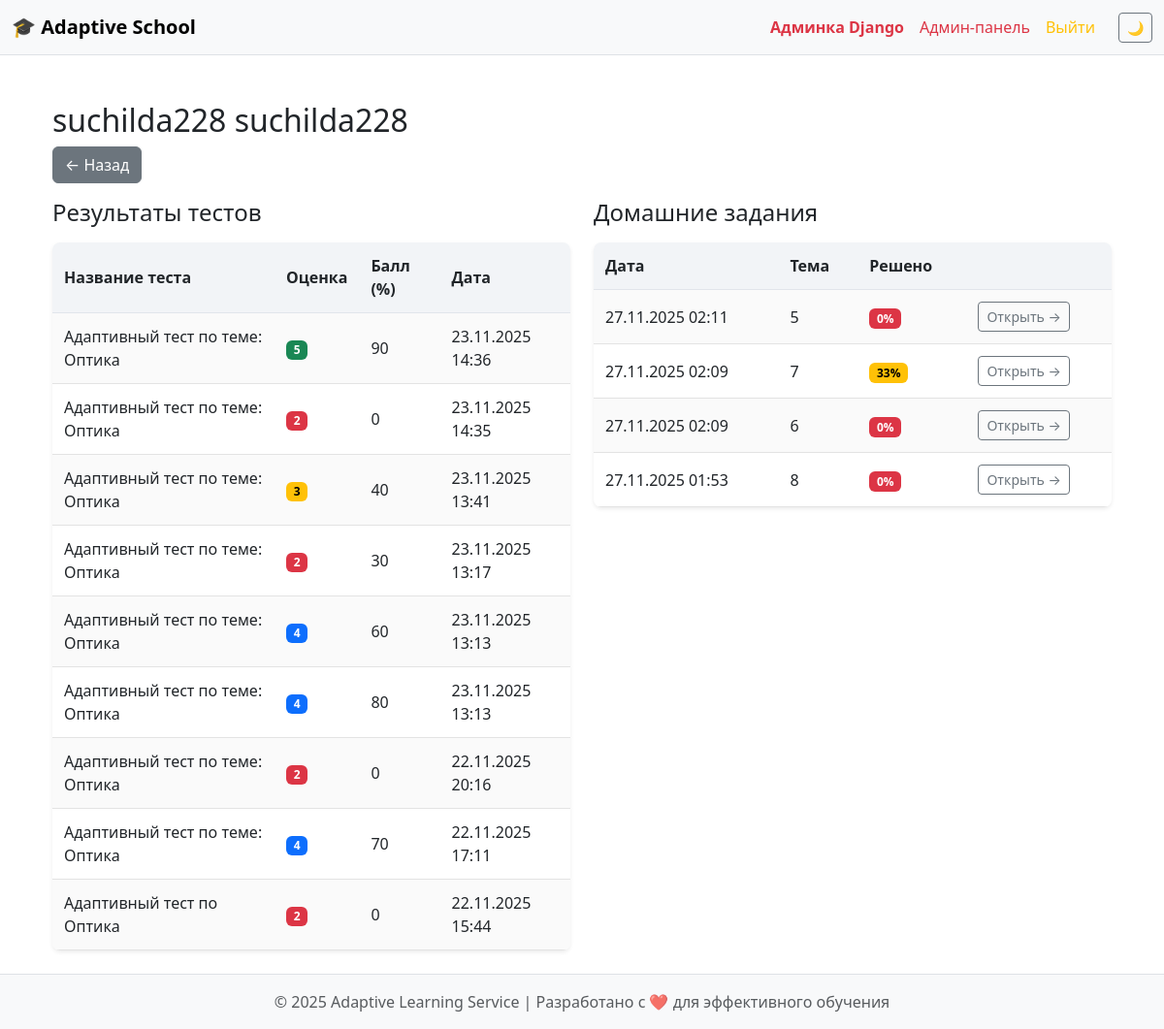
Page /teacher/student/2/ (signed in) on the earlier database version.
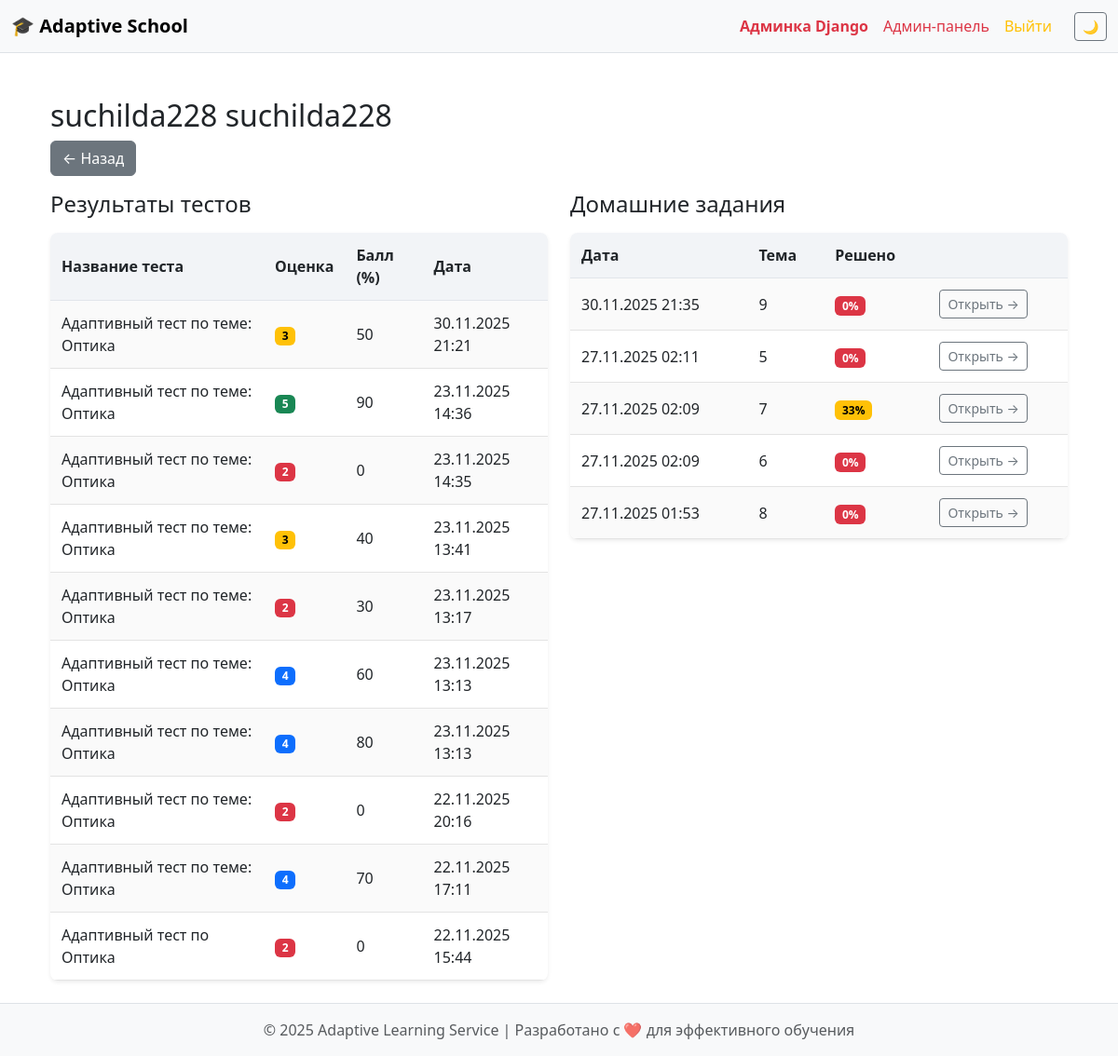
Same page on the later database version.
### school/models.py (models this page shows, shortened)
class TestResult(models.Model):
    student = models.ForeignKey(Student, on_delete=models.CASCADE)
    test = models.ForeignKey(Test, on_delete=models.CASCADE)
    assigned_topic = models.ForeignKey('AssignedTopic', on_delete=models.SET_NULL, null=True, blank=True)
    score = models.IntegerField()
    grade = models.IntegerField()
    completed_at = models.DateTimeField(auto_now_add=True)
    is_homework_generating = models.BooleanField(default=False)
    class Meta:
        verbose_name = "Результат теста"
        verbose_name_plural = "Результаты тестов"

class Test(models.Model):
    lesson = models.ForeignKey(Lesson, on_delete=models.CASCADE, related_name="tests")
    assigned_topic = models.ForeignKey('AssignedTopic', on_delete=models.SET_NULL, null=True, blank=True)
    topic = models.ForeignKey(Topic, on_delete=models.CASCADE, null=True, blank=True)
    title = models.CharField(max_length=150)
    date_available = models.DateField()
    questions = models.ManyToManyField(Question, blank=True)
    maximin_questions = models.IntegerField(default=0)
    class Meta:
        verbose_name = "Тест"
        verbose_name_plural = "Тесты"

class Homework(models.Model):
    student = models.ForeignKey(Student, on_delete=models.CASCADE, related_name="homeworks")
    topic = models.ForeignKey(AssignedTopic, on_delete=models.CASCADE, related_name="homeworks")
    test_result = models.OneToOneField(
        TestResult,
        on_delete=models.CASCADE,
        related_name="homework"
    )
    tasks_count = models.PositiveIntegerField(default=3)
    created_at = models.DateTimeField(auto_now_add=True)
    is_checked = models.BooleanField(default=False)
    deadline = models.DateTimeField(null=True, blank=True)
    class Meta:
        verbose_name = "Домашнее задание"
        verbose_name_plural = "Домашние задания"

class AssignedTopic(models.Model):
    title = models.CharField(max_length=150, blank=True)
    school_class = models.ForeignKey(SchoolClass, on_delete=models.CASCADE, related_name="assigned_topics")
    topic = models.ForeignKey(Topic, on_delete=models.CASCADE, related_name="assigned_to_classes")
    assigned_by = models.ForeignKey(Teacher, on_delete=models.CASCADE, related_name="given_topics")
    date_assigned = models.DateTimeField(auto_now_add=True)
    is_active = models.BooleanField(default=True)
    question_count = models.IntegerField(default=0)
    deadline = models.DateTimeField(null=True, blank=True)
    class Meta:
        verbose_name = "Назначенная тема"
        verbose_name_plural = "Назначенные темы"

### school/views.py (the view)
# urls.py: path("teacher/student/<int:id>/", views.teacher_student_detail, name="teacher_student_detail"),
@login_required
def teacher_student_detail(request, id):
    student = get_object_or_404(Student, id=id)
    results = TestResult.objects.filter(student=student).order_by("-completed_at")
    homeworks = Homework.objects.filter(student=student)
    hw_total = homeworks.count()
    hw_checked = homeworks.filter(is_checked=True).count()
    hw_in_progress = homeworks.filter(is_checked=False).count()
    tasks = HomeworkTask.objects.filter(homework__student=student, is_correct__isnull=False)
    if tasks.exists():
        hw_percent = round(tasks.filter(is_correct=True).count() * 100 / tasks.count())
    else:
        hw_percent = 0
    homeworks = Homework.objects.filter(student=student).order_by("-created_at")
    hw_list = []
    for hw in homeworks:
        tasks = hw.tasks.all()
        total = tasks.count()
        solved = tasks.filter(is_correct=True).count()
        percent = round(solved * 100 / total) if total else 0
        hw_list.append({
            "hw": hw,
            "total": total,
            "solved": solved,
            "percent": percent,
        })
    return render(request, "teacher_student_detail.html", {
        "student": student,
        "results": results,
        "hw_total": hw_total,
        "hw_checked": hw_checked,
        "hw_in_progress": hw_in_progress,
        "hw_percent": hw_percent,
        "hw_list": hw_list,
    })

### templates/teacher_student_detail.html (shortened to what this page needs)
{% extends "base.html" %}
{% block content %}
  <div class="container mt-4">
    <h2>{{ student.surname }} {{ student.name }}</h2>
    <a href="javascript:history.back()" class="btn btn-secondary mb-3">← Назад</a>
    <div class="row">
      <div class="col-md-6">
        <h4 class="mb-3">Результаты тестов</h4>
        {% if results %}
          <table class="custom-table table-striped shadow-sm">
            <thead>
            <tr>
              <th>Название теста</th>
              <th>Оценка</th>
              <th>Балл (%)</th>
              <th>Дата</th>
            </tr>
            </thead>
            <tbody>
            {% for r in results %}
              <tr>
                <td>{{ r.test.title }}</td>
                <td>
                <span class="badge
                  {% if r.grade == 5 %}bg-success
                  {% elif r.grade == 4 %}bg-primary
                  {% elif r.grade == 3 %}bg-warning
                  {% else %}bg-danger{% endif %}
                ">{{ r.grade }}</span>
                </td>
                <td>{{ r.score }}</td>
                <td>{{ r.completed_at|date:"d.m.Y H:i" }}</td>
              </tr>
            {% endfor %}
            </tbody>
          </table>
        {% else %}
          <p class="text-muted">У ученика пока нет результатов тестов.</p>
        {% endif %}
      </div>
      <div class="col-md-6">
        <h4 class="mb-3">Домашние задания</h4>
        {% if hw_list %}
          <table class="custom-table shadow-sm">
            <thead>
            <tr>
              <th>Дата</th>
              <th>Тема</th>
              <th>Решено</th>
              <th></th>
            </tr>
            </thead>
            <tbody>
            {% for item in hw_list %}
              <tr>
                <td>{{ item.hw.created_at|date:"d.m.Y H:i" }}</td>
                <td>{{ item.hw.topic.title }}</td>
                <td>
            <span class="badge
                  {% if item.percent >= 80 %}bg-success
                  {% elif item.percent >= 60 %}bg-primary
                  {% elif item.percent >= 30 %}bg-warning text-black
                  {% else %}bg-danger{% endif %}
                  ">
                {{ item.percent }}%
            </span>
                </td>
                <td>
                  <a href="{% url 'homework_detail' item.hw.id %}"
                     class="btn btn-sm btn-outline-secondary">
                    Открыть →
                  </a>
                </td>
              </tr>
            {% endfor %}
            </tbody>
          </table>
        {% else %}
          <p class="text-muted">Домашних заданий ещё нет.</p>
        {% endif %}
      </div>
    </div>
  </div>
{% endblock %}

Differences in the rows shown:
added TestResult: test "Адаптивный тест по теме: Оптика", grade "3", score "50", completed_at "30.11.2025 21:21"
added Homework: hw.created_at "30.11.2025 21:35", hw.topic "9", percent "0"
